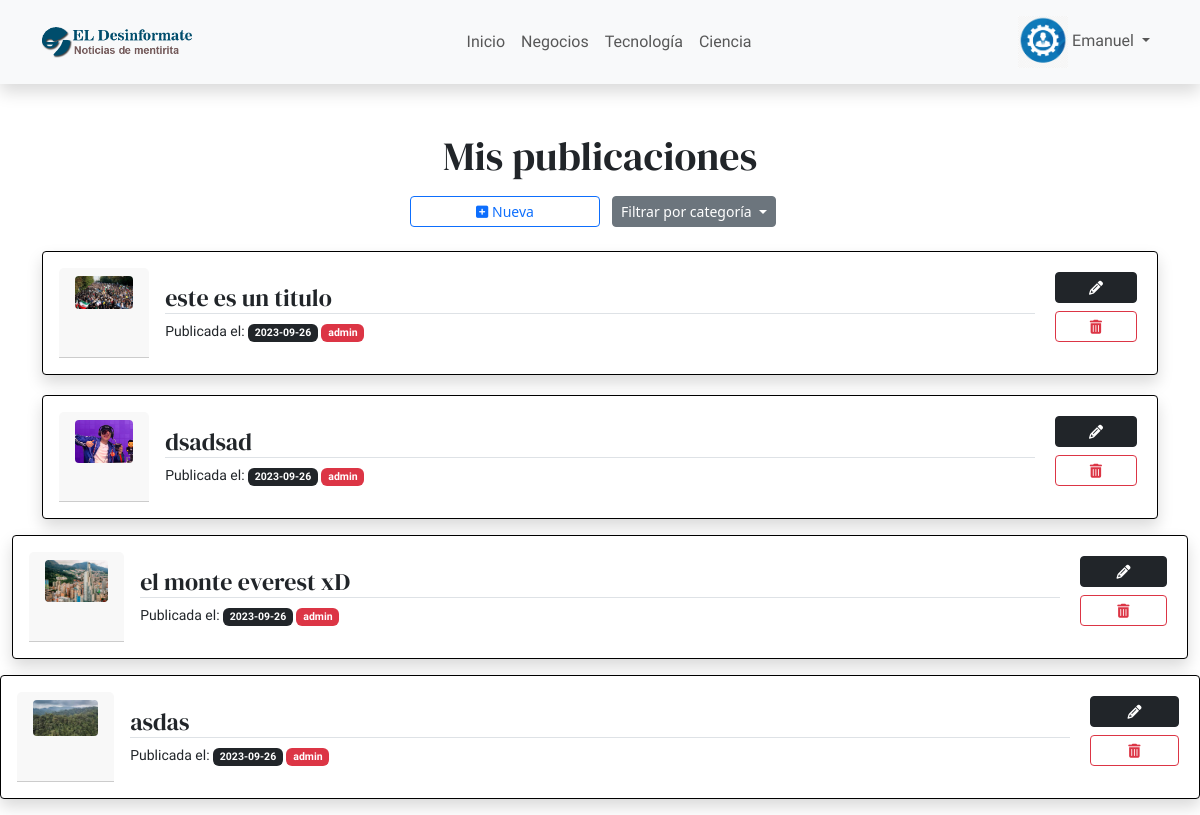
/admin/mis_publicaciones.php (signed in), run on the app's committed database.
### tables this page shows
CREATE TABLE `news` (
  `id_noticia` int(11) NOT NULL,
  `id_usuario` int(11) NOT NULL,
  `titulo` text NOT NULL,
  `copete` text NOT NULL,
  `cuerpo` text NOT NULL,
  `imagen` varchar(255) NOT NULL,
  `fecha` date NOT NULL,
  `categoria` varchar(30) NOT NULL
);

### backend/admin_mis_noticias.php (called while the page is built, shortened)
<?php
extract($_REQUEST);
require("conexion.php");
$id_usuario=$_SESSION['id_usuario'];
$instruccion = "
    SELECT news.*, CONCAT(usuarios.nombre, ' ', usuarios.apellido) AS autor, usuarios.rol
    FROM news
    INNER JOIN usuarios ON news.id_usuario = usuarios.id_usuario
    WHERE news.id_usuario = '$id_usuario'
";
if (!isset($categoria)) {
    $instruccion = "
    SELECT news.*, CONCAT(usuarios.nombre, ' ', usuarios.apellido) AS autor, usuarios.rol
    FROM news
    INNER JOIN usuarios ON news.id_usuario = usuarios.id_usuario
    WHERE news.id_usuario = '$id_usuario'
";
}
$mis_noticias = $conexion->query($instruccion);
?>

### admin/mis_publicaciones.php (the view, shortened to what this page needs)
<?php
extract($_REQUEST);
require("../backend/admin_mis_noticias.php");
?>
<!DOCTYPE html>
<html lang="es">
<head>
    <link href="https://cdn.jsdelivr.net/npm/bootstrap@5.3.2/dist/css/bootstrap.min.css" rel="stylesheet"
>
    <link rel="stylesheet" href="../estaticos/css/style.css">
</head>
<body>
    <div class="">
        <?php require("menu.php"); ?>
    </div>
    <div class="container-fluid">
        <div class="container">
            <h1 class="text-center">Mis publicaciones</h1>
        </div>
        <div class="container mt-3">
            <div class="row justify-content-center">
                <a href="../noticias/form_agregar.php" class="btn btn-sm btn-outline-primary col-2 mb-4">
                    <i class="fa-solid fa-square-plus"></i>
                    Nueva
                </a>
                <div class="dropdown col-2">
                    <button class="btn btn-sm btn-secondary dropdown-toggle" type="button" data-bs-toggle="dropdown"
                        aria-expanded="false">
                        Filtrar por categoría
                    </button>
                </div>
                <?php if ($mis_noticias->rowCount() > 0): ?>
                    <?php foreach ($mis_noticias as $noticia): ?>
                        <div class="col-12 mb-1">
                            <div class="card p-3 shadow border-black rounded-1 mb-3">
                                <div class="row g-0">
                                    <div class="col-md-1 col-sm-12 justify-content-center align-items-center card-header">
                                        <img src="../imagenes/subidas/<?php print($noticia['imagen']); ?>"
                                            class="img-fluid card-img rounded-1" alt="Imagen de la tarjeta" width="100">
                                    </div>
                                    <div class="col-md-10 col-sm-12 card-body">
                                        <div class="">
                                            <h4 class="card-title mb-1 border-bottom">
                                                <?php print($noticia['titulo']); ?>
                                            </h4>
                                        </div>
                                        <div class="card-text">
                                            <small>Publicada el:
                                                <span class="badge text-bg-dark">
                                                    <?php print($noticia['fecha']) ?>
                                                </span>
                                            </small>
                                            <small>
                                                    <?php
                                                        if($rol == "admin"){
                                                            print("
                                                            <span class='badge text-bg-danger'>
                                                                $rol
                                                            </span>
                                                            ");
                                                        } else {
                                                            print('');
                                                        }
                                                    ?>
                                            </small>
                                        </div>
                                    </div>
                                    <div class="col-md-1 col-sm-12">
                                        <div class="">
                                            <div
                                                class=" d-flex flex-column flex-wrap justify-content-center text-center slign-items-center w-100">
                                                <a href="<?php print('../noticias/form_editar.php?id_noticia=' . $noticia["id_noticia"] . ''); ?>"
                                                    class="btn btn-sm btn-dark m-1"><i class="fa-solid fa-pencil"></i></a>
                                                <a href="<?php print('../backend/borrar_noticia.php?id_noticia=' . $noticia["id_noticia"] . '&imagen=' . $noticia["imagen"] . ''); ?>"
                                                    class="btn btn-sm btn-outline-danger m-1"
                                                    onclick="return confirm(&quot; Desea eliminar &quot;)"><i
                                                        class="fa-solid fa-trash-can"></i></a>
                                            </div>
                                        </div>
                                    </div>
                                </div>
                            </div>
                        </div>
                    </div>
                <?php endforeach; ?>
            <?php else: ?>
                <div class="container mt-3 alert alert-secondary">
                    Aún no has publicado nada
                </div>
            <?php endif ?>
</body>
</html>

### estaticos/css/style.css (style rules this page uses)
:root { --font-dm: 'DM Serif Display', serif; --font-instrument: 'Instrument Serif', serif; --font-news: 'News Cycle', sans-serif; --font-roboto: 'Roboto', sans-serif; }
html { font-family: var(--font-roboto); }
h1, h2, h3, h4 { font-family: var(--font-dm); }
a, button, small { font-family: var(--font-news); }

### data on the page
news: imagen (picture), titulo "este es un titulo", fecha "2023-09-26"
news: imagen (picture), titulo "dsadsad", fecha "2023-09-26"
news: imagen (picture), titulo "el monte everest xD", fecha "2023-09-26"
news: imagen (picture), titulo "asdas", fecha "2023-09-26"

### other printed values
$nombre "Emanuel"
